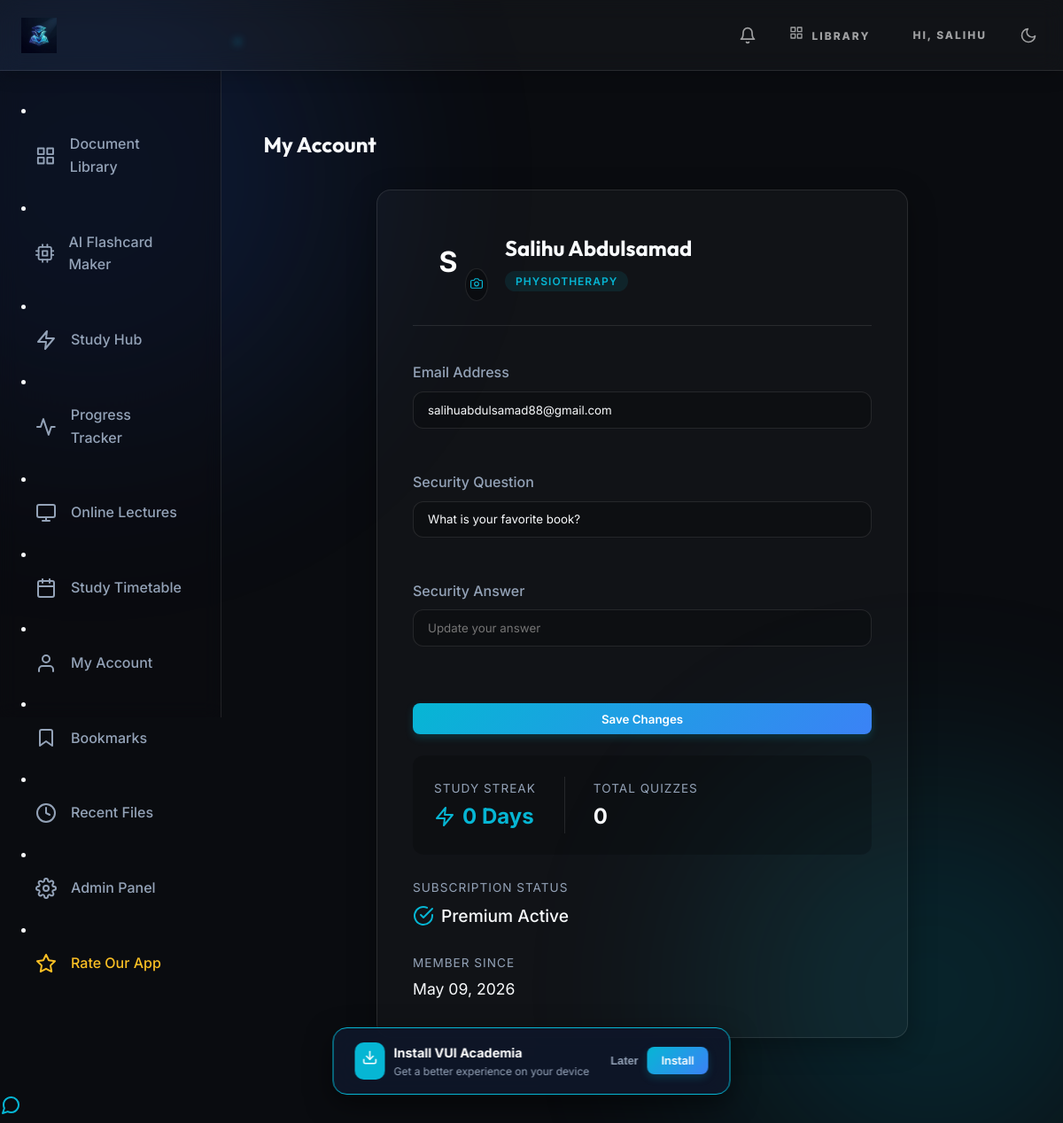
Page /account (signed in) on the committed database.
### models.py (models this page shows, shortened)
class User(UserMixin, db.Model):
    id = db.Column(db.Integer, primary_key=True)
    full_name = db.Column(db.String(150), nullable=False)
    matric_number = db.Column(db.String(50), unique=True, nullable=False)
    email = db.Column(db.String(150), unique=True, nullable=True)
    password_hash = db.Column(db.String(256), nullable=False)
    profile_picture = db.Column(db.String(255), default='default.png')
    is_admin = db.Column(db.Boolean, default=False)
    department = db.Column(db.String(100), nullable=True)
    trial_start_date = db.Column(db.DateTime, default=datetime.utcnow)
    subscription_status = db.Column(db.String(50), default='trial') # 'trial', 'expired', 'active'
    streak_days = db.Column(db.Integer, default=0)
    role = db.Column(db.String(20), default='student') # 'student', 'lecturer', 'admin'
    security_question = db.Column(db.String(255), nullable=True)
    security_answer = db.Column(db.String(255), nullable=True)
    bookmarks = db.relationship('Bookmark', backref='user', lazy=True)
    flashcard_decks = db.relationship('FlashcardDeck', backref='author', lazy=True)
    registered_courses = db.relationship('UserCourse', backref='user', lazy=True)
    timetable_entries = db.relationship('TimetableEntry', backref='user', lazy=True)
    notifications = db.relationship('Notification', backref='user', lazy=True)

### app.py (the view, shortened to what this page needs)
@app.route('/account', methods=['GET', 'POST'])
@login_required
def account():
    return render_template('account.html')

### app.py (called while the page is built)
@login_manager.user_loader
def load_user(user_id):
    return User.query.get(int(user_id))

@app.context_processor
def inject_notifications():
    if current_user.is_authenticated:
        individual = Notification.query.filter_by(user_id=current_user.id).all()
        user_subjects = [c.subject for c in current_user.registered_courses]
        general = Notification.query.filter(Notification.course_subject.in_(user_subjects)).all()
        all_notifs = sorted(individual + general, key=lambda x: x.created_at, reverse=True)
        unread_count = len([n for n in individual if not n.is_read]) # General are always "new" for display
        return dict(all_notifs=all_notifs, unread_count=unread_count)
    return dict(all_notifs=[], unread_count=0)

@app.context_processor
def inject_app_reviews():
    if current_user.is_authenticated:
        app_reviews_list = AppReview.query.order_by(AppReview.created_at.desc()).all()
        avg_app_rating = 0
        if app_reviews_list:
            avg_app_rating = sum(r.rating for r in app_reviews_list) / len(app_reviews_list)
        avg_app_rating = round(avg_app_rating, 1)
        user_app_review = AppReview.query.filter_by(user_id=current_user.id).first()
        return dict(app_reviews=app_reviews_list, avg_app_rating=avg_app_rating, user_app_review=user_app_review)
    return dict(app_reviews=[], avg_app_rating=0, user_app_review=None)

### templates/account.html (shortened to what this page needs)
{% extends "base.html" %}
{% block content %}
<div class="container scale-up">
    <div style="display: flex; justify-content: space-between; align-items: center; margin-bottom: 2rem;">
        <h2>My Account</h2>
    </div>
    <div class="glass-panel" style="padding: 2.5rem; max-width: 600px; margin: 0 auto; display: flex; flex-direction: column; gap: 1.5rem;">
        <form method="POST" action="{{ url_for('account') }}" enctype="multipart/form-data" style="display: flex; flex-direction: column; gap: 1.5rem;">
            <div style="display: flex; align-items: center; gap: 1.5rem; margin-bottom: 1rem; border-bottom: 1px solid var(--border-glass); padding-bottom: 2rem;">
                <div style="position: relative;">
                    {% if current_user.profile_picture == 'default.png' %}
                        <div style="width: 80px; height: 80px; border-radius: 50%; background: var(--accent-gradient); display: flex; align-items: center; justify-content: center; font-size: 2rem; font-weight: bold; color: white;">
                            {{ current_user.full_name[0] | upper }}
                        </div>
                    {% else %}
                        <img src="{{ url_for('static', filename='img/avatars/' + current_user.profile_picture) }}" alt="Avatar" style="width: 80px; height: 80px; border-radius: 50%; object-fit: cover; border: 2px solid var(--accent-cyan);">
                    {% endif %}
                    <label for="profile_picture" style="position: absolute; bottom: -5px; right: -5px; background: var(--bg-dark); border-radius: 50%; padding: 5px; cursor: pointer; border: 1px solid var(--border-glass);">
                        <i data-feather="camera" style="width: 14px; height: 14px; color: var(--accent-cyan);"></i>
                    </label>
                </div>
                <div>
                    <h3 style="font-size: 1.5rem; margin-bottom: 0.25rem;">{{ current_user.full_name }}</h3>
                    <span class="doc-badge">{{ current_user.department or 'Admin / General' }}</span>
                </div>
            </div>
            <div class="form-group">
                <label class="form-label" for="email">Email Address</label>
                <input type="email" id="email" name="email" class="form-control" value="{{ current_user.email or '' }}" placeholder="Enter your email">
            </div>
            <div class="form-group">
                <label class="form-label">Security Question</label>
                <select name="security_question" class="form-control" style="appearance: none;">
                    <option value="{{ current_user.security_question }}" selected>{{ current_user.security_question or 'Select a question' }}</option>
                </select>
            </div>
            <div class="form-group">
                <label class="form-label">Security Answer</label>
                <input type="text" name="security_answer" class="form-control" placeholder="Update your answer">
            </div>
            <button type="submit" class="btn btn-primary" style="width: 100%; margin-top: 1rem;">Save Changes</button>
        </form>
        <div style="display: flex; gap: 2rem; background: rgba(0,0,0,0.2); padding: 1.5rem; border-radius: var(--radius-md);">
            <div>
                <label style="color: var(--text-muted); font-size: 0.85rem; text-transform: uppercase; letter-spacing: 1px;">Study Streak</label>
                <p style="font-size: 1.5rem; font-weight: bold; color: var(--accent-cyan); display: flex; align-items: center; gap: 0.5rem;">
                    <i data-feather="zap"></i> {{ current_user.streak_days }} Days
                </p>
            </div>
            <div>
                <label style="color: var(--text-muted); font-size: 0.85rem; text-transform: uppercase; letter-spacing: 1px;">Total Quizzes</label>
                <p style="font-size: 1.5rem; font-weight: bold; color: var(--text-main);">
                    {{ current_user.quiz_results | length }}
                </p>
            </div>
        </div>
        <div>
            <label style="color: var(--text-muted); font-size: 0.85rem; text-transform: uppercase; letter-spacing: 1px;">Subscription Status</label>
            <p style="font-size: 1.2rem; font-weight: 500; margin-top: 0.25rem; display: flex; align-items: center; gap: 0.5rem;">
                {% if current_user.subscription_status == 'active' %}
                    <i data-feather="check-circle" style="color: var(--accent-cyan);"></i> Premium Active
                {% elif current_user.subscription_status == 'trial' %}
                    <i data-feather="clock" style="color: #fbbf24;"></i> Trial Active
                {% else %}
                    <i data-feather="x-circle" style="color: #fca5a5;"></i> Expired
                {% endif %}
            </p>
        </div>
        <div>
            <label style="color: var(--text-muted); font-size: 0.85rem; text-transform: uppercase; letter-spacing: 1px;">Member Since</label>
            <p style="font-size: 1.1rem; margin-top: 0.25rem;">{{ current_user.trial_start_date.strftime('%B %d, %Y') }}</p>
        </div>
    </div>
</div>
{% endblock %}

### templates/base.html (shortened to what this page needs)
<!DOCTYPE html>
<html lang="en">
<head>
    <link rel="stylesheet" href="{{ url_for('static', filename='css/index.css') }}">
</head>
<body>
    <header class="header">
        <div class="header-cover">
            <a href="{{ url_for('index') }}" class="brand">
                <img src="{{ url_for('static', filename='img/logo.png') }}" alt="VUI Logo">
                <span class="brand-text">VUI ACADEMIA<span class="brand-dot">.</span></span>
            </a>
            <div class="header-actions">
                {% if current_user.is_authenticated %}
                    <button onclick="document.getElementById('notif-modal').style.display='flex'" class="icon-btn" style="position: relative;">
                        <i data-feather="bell" style="width: 20px; height: 20px;"></i>
                        {% set unread_count = current_user.notifications|rejectattr('is_read')|list|length %}
                    </button>
                    <a href="{{ url_for('dashboard') }}" class="header-link" style="margin-right: 1rem;"><i data-feather="grid" style="width: 16px; height: 16px; margin-right: 0.3rem;"></i> Library</a>
                    <span class="header-link">HI, {{ current_user.full_name.split()[0] | upper }}</span>
                {% else %}
                    <a href="{{ url_for('login') }}" class="header-link" style="color: #06b6d4;">Login</a>
                    <a href="{{ url_for('register') }}" class="header-link" style="color: #06b6d4;">Register</a>
                {% endif %}
                <button id="theme-toggle" class="icon-btn" aria-label="Toggle Theme">
                    <i data-feather="moon" id="theme-icon" style="width: 20px; height: 20px;"></i>
                </button>
            </div>
        </div>
    </header>
    <div class="app-container">
        {% if current_user.is_authenticated %}
        <aside class="global-sidebar slide-in-left">
            <div class="sidebar-nav">
                <li><a href="{{ url_for('dashboard') }}" class="{% if request.endpoint == 'dashboard' %}active{% endif %}"><i data-feather="grid"></i> Document Library</a></li>
                <li><a href="{{ url_for('ai_generator') }}" class="{% if request.endpoint == 'ai_generator' %}active{% endif %}"><i data-feather="cpu"></i> AI Flashcard Maker</a></li>
                <li><a href="{{ url_for('study_hub') }}" class="{% if request.endpoint == 'study_hub' %}active{% endif %}"><i data-feather="zap"></i> Study Hub</a></li>
                <li><a href="{{ url_for('progress_tracker') }}" class="{% if request.endpoint == 'progress_tracker' %}active{% endif %}"><i data-feather="activity"></i> Progress Tracker</a></li>
                <li><a href="{{ url_for('lectures') }}" class="{% if request.endpoint == 'lectures' %}active{% endif %}"><i data-feather="monitor"></i> Online Lectures</a></li>
                <li><a href="{{ url_for('timetable') }}" class="{% if request.endpoint == 'timetable' %}active{% endif %}"><i data-feather="calendar"></i> Study Timetable</a></li>
                <li><a href="{{ url_for('profile') }}" class="{% if request.endpoint == 'profile' %}active{% endif %}"><i data-feather="user"></i> My Account</a></li>
                <li><a href="{{ url_for('bookmarks_view') }}" class="{% if request.endpoint == 'bookmarks_view' %}active{% endif %}"><i data-feather="bookmark"></i> Bookmarks</a></li>
                <li><a href="{{ url_for('recent_history') }}" class="{% if request.endpoint == 'recent_history' %}active{% endif %}"><i data-feather="clock"></i> Recent Files</a></li>
                {% if current_user.is_admin or current_user.role == 'lecturer' %}
                <li><a href="{{ url_for('admin') }}" class="{% if request.endpoint == 'admin' %}active{% endif %}">
                    <i data-feather="settings"></i> Admin Panel
                </a></li>
                {% endif %}
                <li><a href="{{ url_for('app_rating_page') }}" class="{% if request.endpoint == 'app_rating_page' %}active{% endif %}" style="color: #fbbf24;">
                    <i data-feather="star"></i> Rate Our App
                </a></li>
            </div>
        </aside>
        {% endif %}
        <main class="main-content fade-in">
            {% block content %}{% endblock %}
        </main>
    </div>
    <a href="https://wa.me/2349132921718" class="whatsapp-float" target="_blank" title="Chat with Admin">
        <i data-feather="message-circle"></i>
    </a>
                {% set all_notifs = current_user.notifications|sort(attribute='created_at', reverse=True) %}
    <div id="pwa-install-banner">
        <div style="display: flex; align-items: center; gap: 10px;">
            <div style="background: var(--accent-cyan); padding: 8px; border-radius: 10px;">
                <i data-feather="download" style="width: 18px; height: 18px; color: white;"></i>
            </div>
            <div>
                <div style="font-weight: 700; font-size: 0.9rem; color: white;">Install VUI Academia</div>
                <div style="font-size: 0.75rem; color: var(--text-muted);">Get a better experience on your device</div>
            </div>
        </div>
        <div style="display: flex; gap: 10px;">
            <button id="pwa-cancel" style="background: none; border: none; color: var(--text-muted); cursor: pointer; font-size: 0.8rem; font-weight: 600;">Later</button>
            <button id="pwa-install-btn" class="btn btn-primary" style="padding: 0.5rem 1rem; font-size: 0.8rem;">Install</button>
        </div>
    </div>
</body>
</html>

### templates/base.html (style rules this page uses)
#pwa-install-banner { position: fixed; bottom: 2rem; left: 50%; transform: translateX(-50%) translateY(150%); background: rgba(15, 23, 42, 0.9); backdrop-filter: blur(20px); border: 1px solid var(--accent-cyan); padding: 1rem 1.5rem; border-radius: 16px; display: flex; align-items: center; gap: 1.5rem; z-index: 9999; box-shadow: 0 10px 30px rgba(0,0,0,0.5); transition: transform 0.5s cubic-bezier(0.175, 0.885, 0.32, 1.275); width: max-content; max-width: 90vw; }
#pwa-install-banner.show { transform: translateX(-50%) translateY(0); }

### rows in the picture
User: full_name "SALIHU", full_name "S", full_name "Salihu Abdulsamad", department "PHYSIOTHERAPY", email "salihuabdulsamad88@gmail.com", security_question "What is your favorite book?", streak_days "0", trial_start_date "May 09, 2026"

### other values in the picture
{{ current_user.quiz_results | length }} "0"
